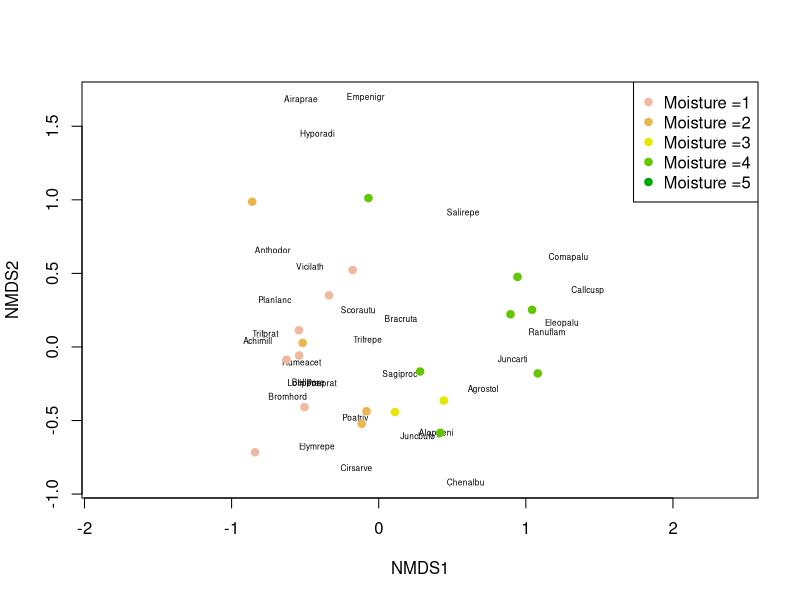
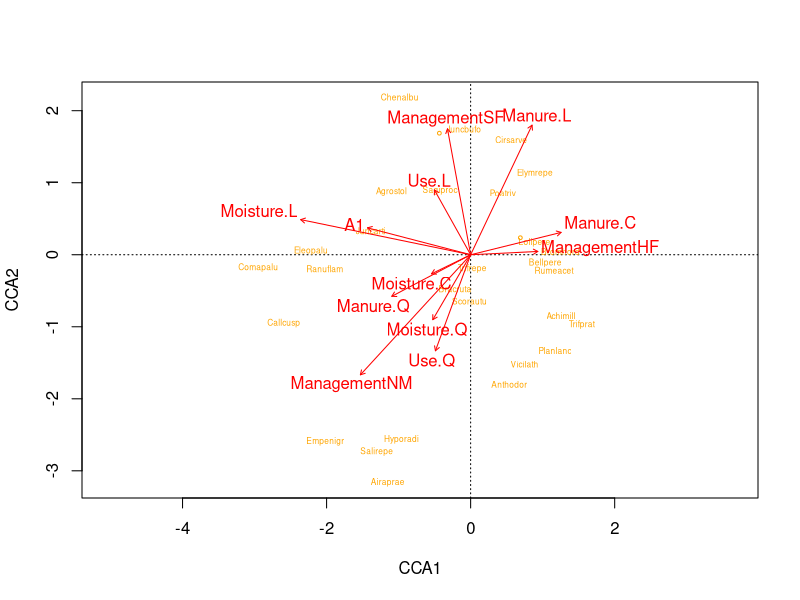
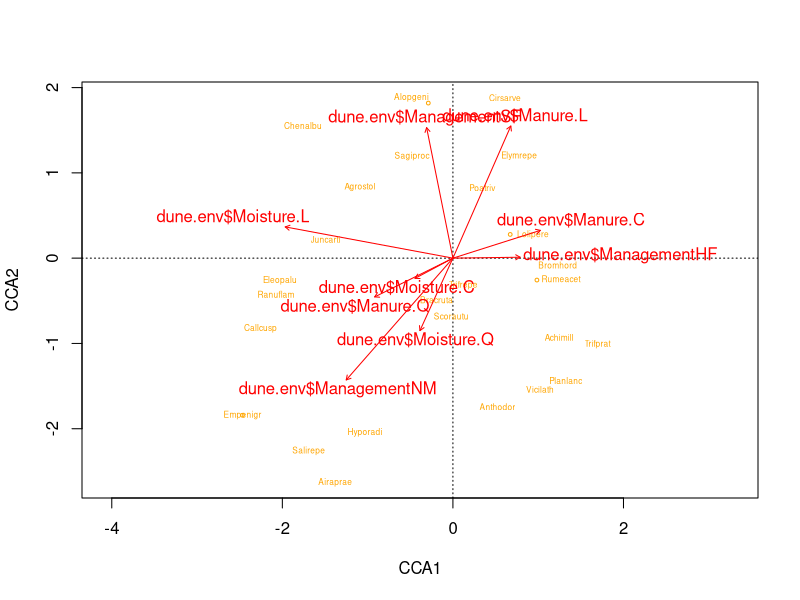
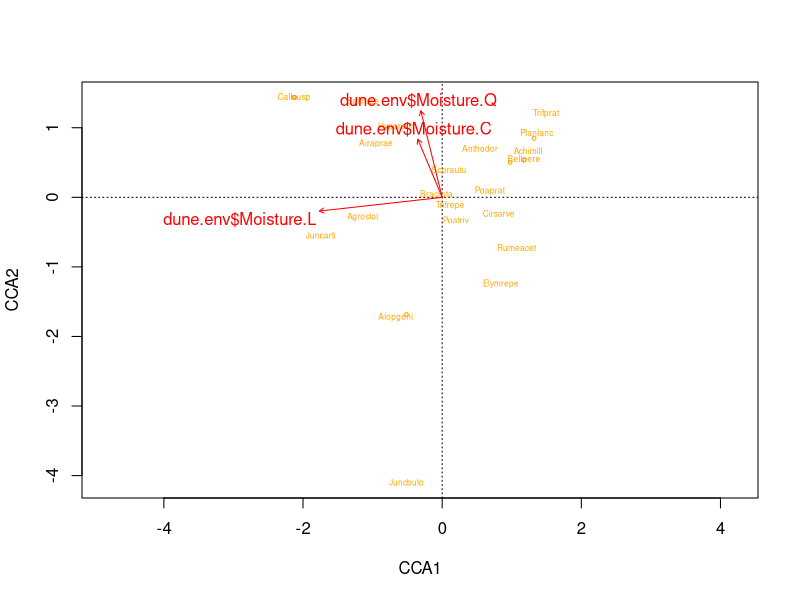
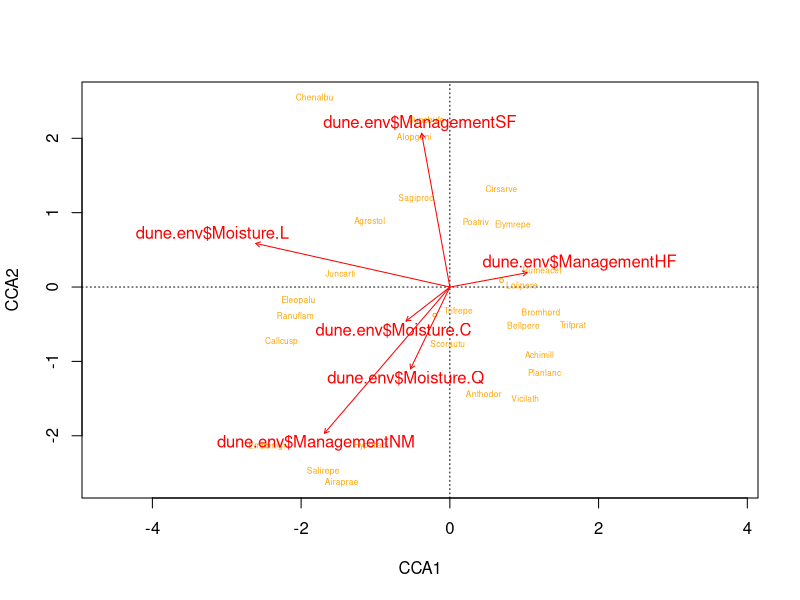
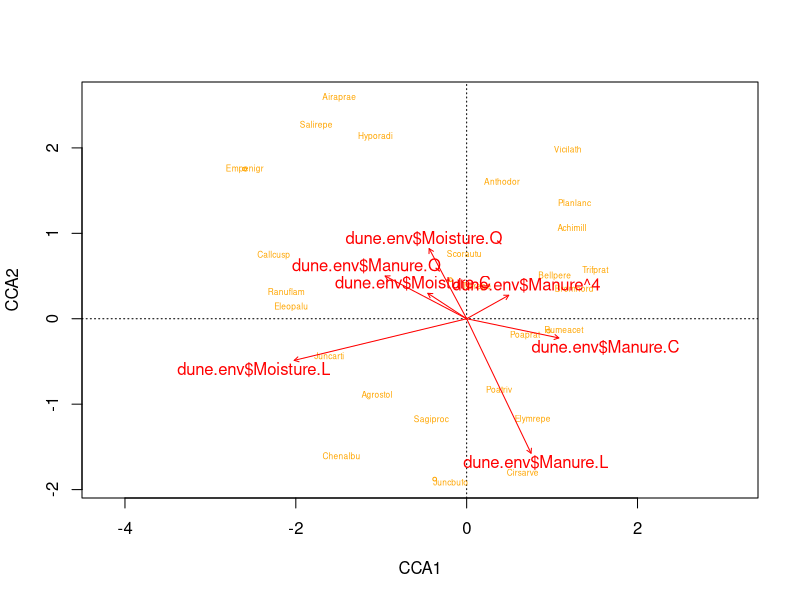

Source code (R) for these figures, in order:

#REad in data
library(vegan)
data(dune)
data(dune.env)
?dune
#Indirect ordination.
dune_mds <- metaMDS(dune)
str(dune_mds)
#plot moisture model
 plot(dune_mds, type='n')
text(dune_mds, 'sp', cex=.5)
# generate vector of colors 
color_vect = rev(terrain.colors(6))[-1]
points(dune_mds, 'sites', pch=19, 
       col=color_vect[dune.env$Moisture])
legend('topright', paste("Moisture =", 1:5, sep=''), 
       col=color_vect, pch=19)
#Question 1: #MDS creates a plot that reduces stress between points by grouping the most similar ones together. The graph
#shows that species can be grouped by amount of moisture, as each species nearest each other tend to have the same moisture
#level (same color dots on the graph). 

#CCA 
cca_dune <- cca(dune ~., data=dune.env)
RsquareAdj(cca_dune, 100)
anova(cca_dune, permutations = 999)
anova (cca_dune, by= "margin", permutations =999) 
#Plot CCA
plot(cca_dune, type= 'n', scaling=1)
orditorp(cca_dune, display='sp', cex=0.5, scaling=1, col='orange')
text(cca_dune, display='bp', col='red')

#CCA with moisture, management, and manure

cca_top <- cca(dune ~ dune.env$Moisture + dune.env$Management + dune.env$Manure, data=dune.env)
RsquareAdj(cca_top, 100)
anova(cca_top, permutations = 999)
anova (cca_top, by= "margin", permutations =999)

plot(cca_top, type= 'n', scaling=1)
orditorp(cca_top, display='sp', cex=0.5, scaling=1, col='orange')
text(cca_top, display='bp', col='red')

#CCA with moisture

cca_moisture <- cca(dune ~ dune.env$Moisture, data=dune.env)
RsquareAdj(cca_moisture, 100)
anova(cca_moisture, permutations = 999)
anova (cca_moisture, by= "margin", permutations =999)

plot(cca_moisture, type= 'n', scaling=1)
orditorp(cca_moisture, display='sp', cex=0.5, scaling=1, col='orange')
text(cca_moisture, display='bp', col='red')

#CCA with moisture and management

cca_moist_manage <- cca(dune ~ dune.env$Moisture + dune.env$Management, data=dune.env)
RsquareAdj(cca_moist_manage, 100)
anova(cca_moist_manage, permutations = 999)
anova (cca_moist_manage, by= "margin", permutations =999)
plot(cca_moist_manage, type= 'n', scaling=1)
orditorp(cca_moist_manage, display='sp', cex=0.5, scaling=1, col='orange')
text(cca_moist_manage, display='bp', col='red')

#CCA with moisture and manure

cca_moist_manure <- cca(dune ~ dune.env$Moisture + dune.env$Manure, data=dune.env)
RsquareAdj(cca_moist_manure, 100)
anova(cca_moist_manure, permutations = 999)
anova (cca_moist_manure, by= "margin", permutations =999)

plot(cca_moist_manure, type= 'n', scaling=1)
orditorp(cca_moist_manure, display='sp', cex=0.5, scaling=1, col='orange')
text(cca_moist_manure, display='bp', col='red')

#Moisture appears to be the most significant variable. When manure is added to the model, the F test values goes up; However, the F
#test value is higher with management, and the adjusted R square value is less reduced. 

#Question 3: The indirect ordination indicated that moisture was the most significant variable. The full model ordination also showed
#heavy loading on the moisture variable, but also on management and manure. The reduced CCA models were not very helpful in
#illuminating a correlation between variables. 









